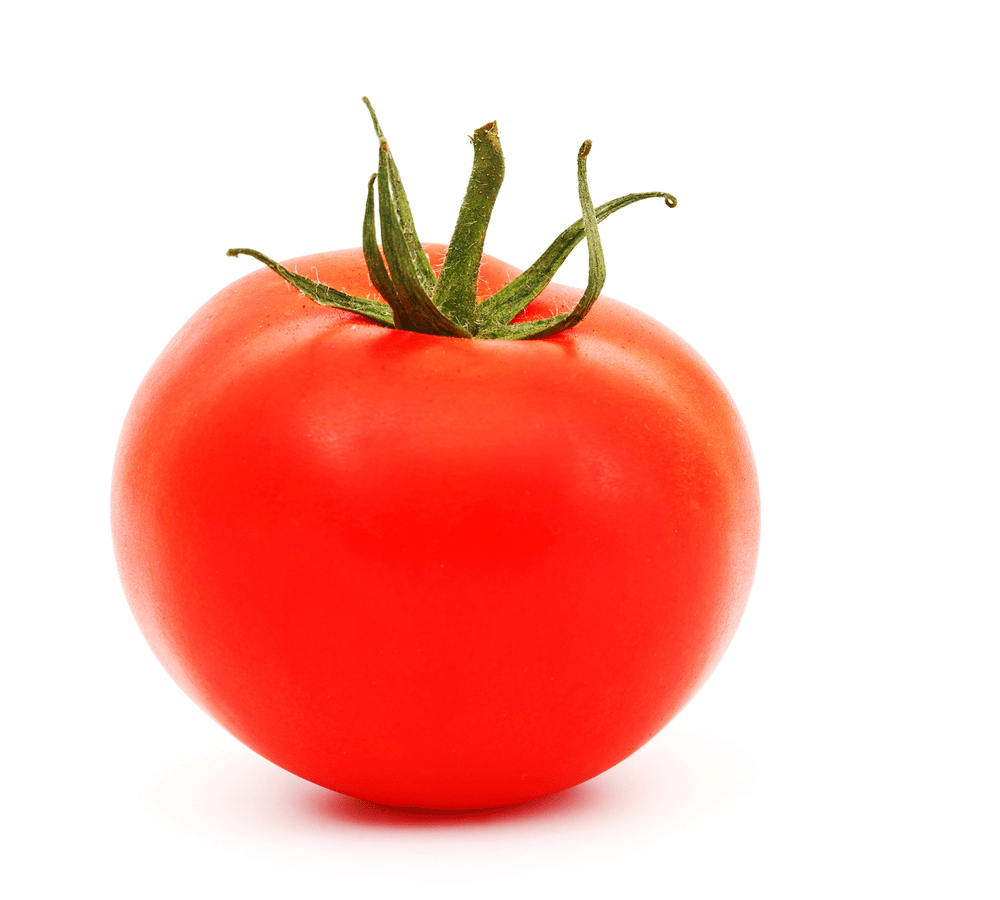
#> input picture source/Resources/Otras/2.jpg, 1000 x 900 px, found by its file name
$ python contornos.py   (older library calls are emulated)
#> lines starting #> are read from the running program, lines starting #| are printed output that depends on the picture; after the words box and inside, x2 and y2 are one past the last pixel; in counts of white or black regions, pixels touching at a corner belong together
#!/usr/bin/env python
# -*- coding: utf-8 -*-

import cv2
#mpl.use('Qt4Agg')
import numpy as np
import os

def encontrarContornoMayor(vectorContornos):
	"""Encuentra el contorno con la mayor cantidad de puntos"""
	pocContorno=0
	tamContorno=0.
	for i in range(len(vectorContornos)):
		if(cv2.contourArea(vectorContornos[i])>tamContorno):
			pocContorno=i
			tamContorno=cv2.contourArea(vectorContornos[i])
		pass
	return [vectorContornos[pocContorno]]

fs=os.sep
imagen=cv2.imread('.'+fs+'Resources'+fs+'Etapas'+fs+'2.jpg')
#> imagen is the input picture: shape (900, 1000, 3); mean B, G, R 180.8, 188.8, 250.1

#cv2.imshow("Original",imagen)

grises=cv2.cvtColor(imagen, cv2.COLOR_BGR2GRAY)
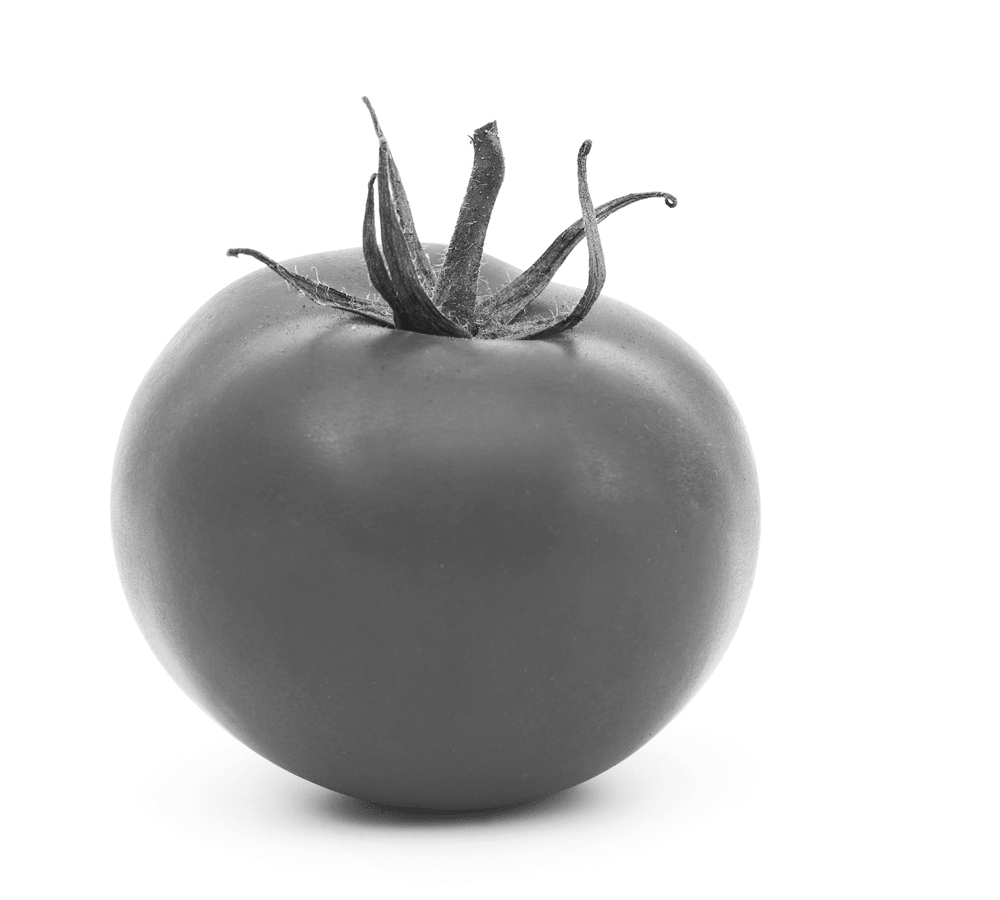
#> grises: shape (900, 1000); min 30, max 255, mean 206.2
tamMatriz=3#7
gaussiana = cv2.GaussianBlur(grises, (tamMatriz, tamMatriz), 0)


puntoMedio=127#127
desviacion=16#16
canny = cv2.Canny(gaussiana, puntoMedio-desviacion, puntoMedio+desviacion)
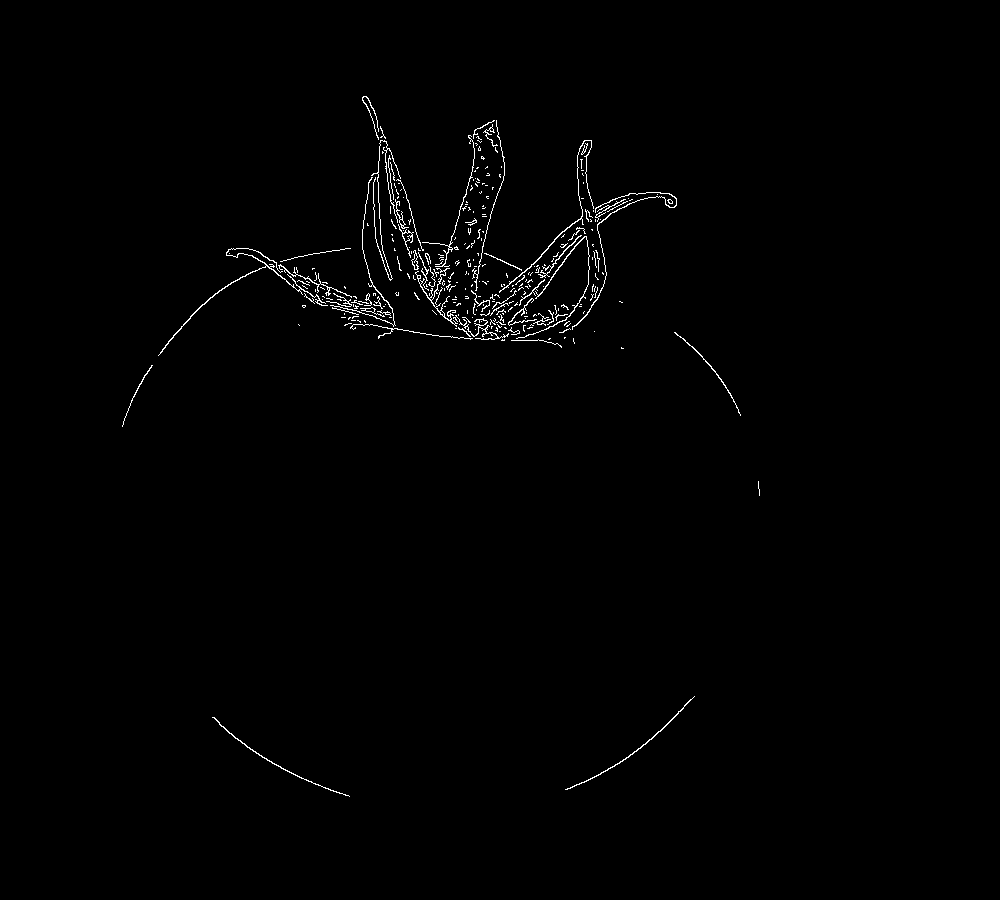
#> canny: shape (900, 1000); 0.8% white in thin lines or dots, all inside (x1, y1, x2, y2) = (122, 96, 760, 797)

(imgModificada, contornos,jerarquia) = cv2.findContours(canny.copy(), cv2.RETR_EXTERNAL, cv2.CHAIN_APPROX_SIMPLE)
#> contornos = 293 contours, 273 with area under 20; largest, box (x1, y1, x2, y2) and area: (158, 248, 328, 356) 149, (565, 696, 695, 790) 87, (415, 268, 458, 327) 84, (499, 140, 594, 293) 79, (516, 236, 590, 339) 76; jerarquia = 293 rows, first 6: [1, -1, -1, -1], [2, 0, -1, -1], [3, 1, -1, -1], [4, 2, -1, -1], [5, 3, -1, -1], [6, 4, -1, -1]

# Mostramos el número de monedas por consola
print("He encontrado {} objetos".format(len(contornos)))
#| He encontrado 293 objetos


contornoMayor=encontrarContornoMayor(contornos)
#> the loop in encontrarContornoMayor, `for i in range(len(vectorContornos)):` made 293 passes
#> tamContorno on passes 1, 2, 196: 72, 87, 149
#> after the loop in encontrarContornoMayor, `for i in range(len(vectorContornos)):`: pocContorno = 195; tamContorno = 149
#> contornoMayor = 1 contour; box (x1, y1, x2, y2) and area: (158, 248, 328, 356) 149
print ("Area",cv2.contourArea(contornoMayor[0]))
#| Area 149.0


#cv2.imshow('Grises',grises)
#cv2.imshow('Gaussiana',gaussiana)
cv2.imshow('Canny',canny)
#cv2.imshow('Contorno mayor',contornoMayor)


cv2.drawContours(imagen,contornoMayor,-1,(128,0,0), 2)
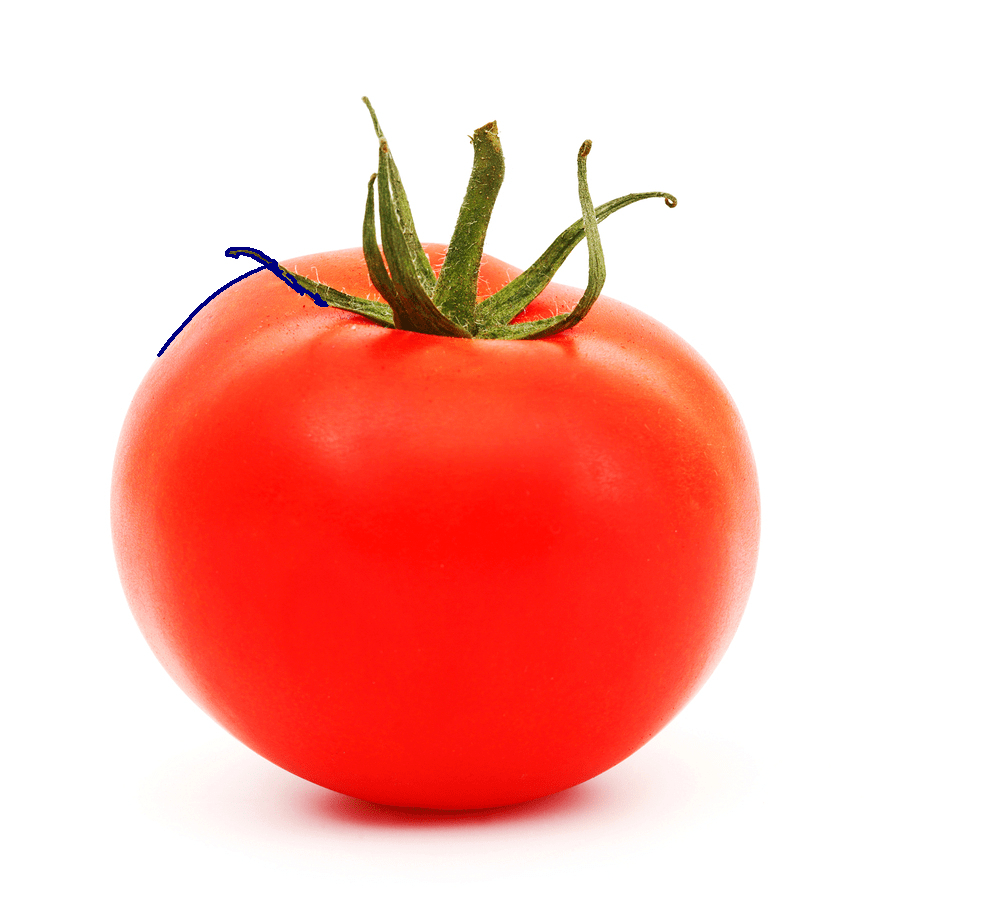
#> imagen: shape (900, 1000, 3); 0.16% of pixels changed, all inside (x1, y1, x2, y2) = (157, 247, 329, 357)
#cv2.drawContours(imagen,contornos,-1,(0,0,0), 2)
cv2.imshow("Contornos", imagen)


cv2.waitKey(0)
cv2.destroyAllWindows()

$ run again, with source/Resources/Otras/3.jpg copied over source/Resources/Otras/2.jpg
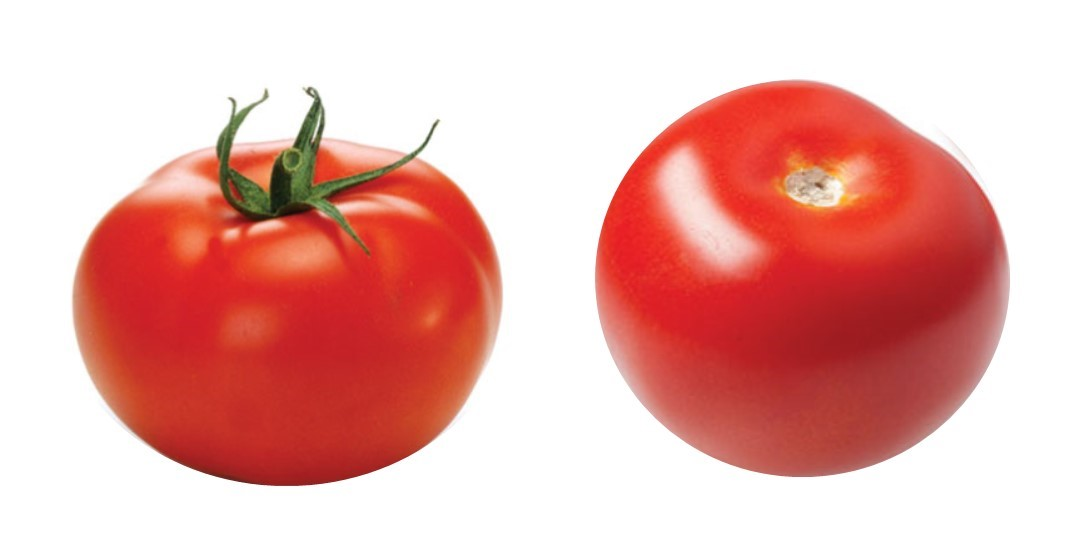
#> input picture source/Resources/Otras/3.jpg, 1088 x 556 px, found by its file name
#> imagen is the input picture: shape (556, 1088, 3); mean B, G, R 174.5, 179, 233.9
#> `canny = cv2.Canny(gaussiana, puntoMedio-desviacion, puntoMedio+desviac..`:
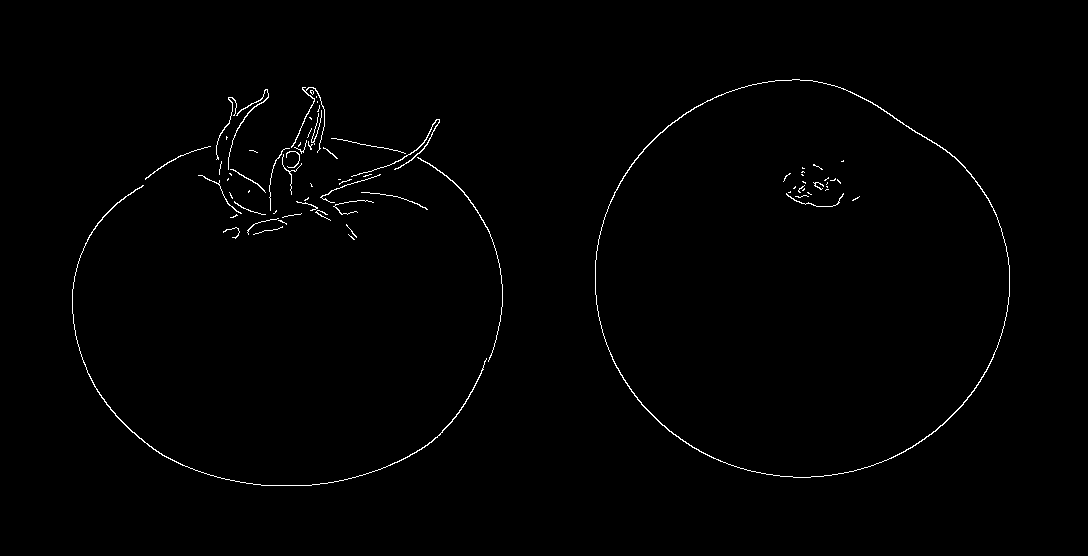
#> canny: shape (556, 1088); 0.8% white in thin lines or dots, all inside (x1, y1, x2, y2) = (72, 79, 1010, 486)
#> contornos = 52 contours, 43 with area under 20; largest, box (x1, y1, x2, y2) and area: (595, 79, 1010, 478) 127347, (72, 185, 487, 486) 196, (351, 119, 440, 177) 66, (417, 157, 503, 362) 62, (228, 89, 269, 170) 46; jerarquia = 52 rows, first 6: [1, -1, -1, -1], [2, 0, -1, -1], [3, 1, -1, -1], [4, 2, -1, -1], [5, 3, -1, -1], [6, 4, -1, -1]
#| He encontrado 52 objetos
#> the loop in encontrarContornoMayor, `for i in range(len(vectorContornos)):` made 52 passes
#> tamContorno on passes 1, 2, 9, 12, 18, 52: 3, 6.5, 8, 8.5, 196.5, 127347
#> after the loop in encontrarContornoMayor, `for i in range(len(vectorContornos)):`: pocContorno = 51; tamContorno = 127347
#> contornoMayor = 1 contour; box (x1, y1, x2, y2) and area: (595, 79, 1010, 478) 127347
#| Area 127347.0
#> `cv2.drawContours(imagen,contornoMayor,-1,(128,0,0), 2)`:
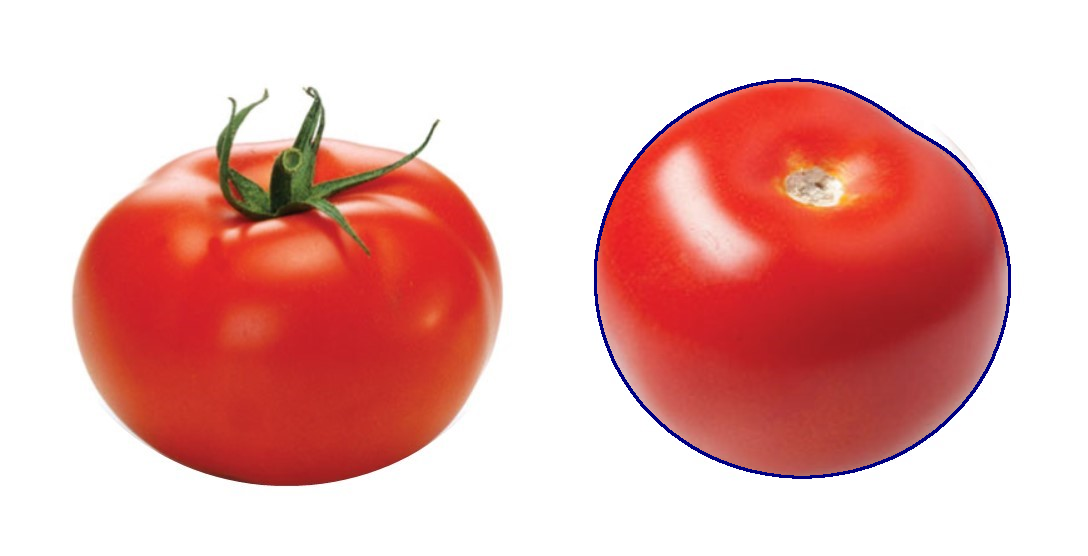
#> imagen: shape (556, 1088, 3); 0.72% of pixels changed, all inside (x1, y1, x2, y2) = (594, 78, 1011, 479)

$ run again, with source/Resources/Otras/4.jpg copied over source/Resources/Otras/2.jpg
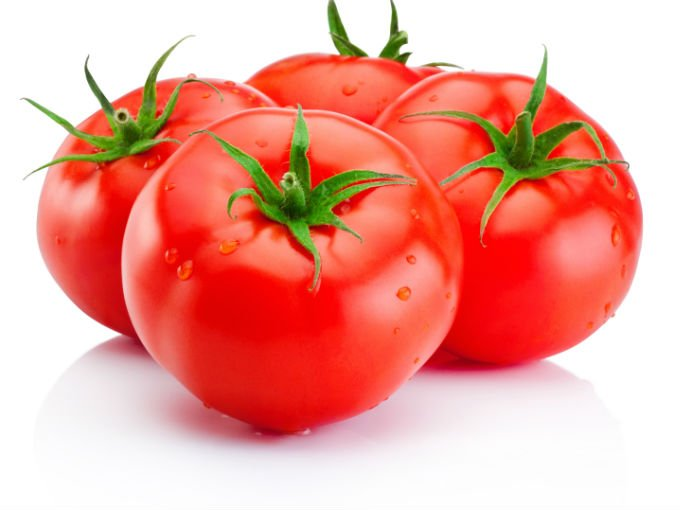
#> input picture source/Resources/Otras/4.jpg, 680 x 510 px, found by its file name
#> imagen is the input picture: shape (510, 680, 3); mean B, G, R 150.4, 161.4, 237.9
#> `canny = cv2.Canny(gaussiana, puntoMedio-desviacion, puntoMedio+desviac..`:
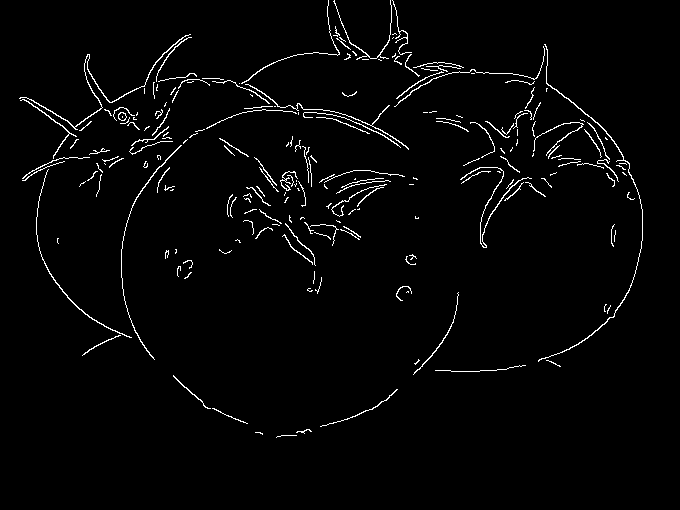
#> canny: shape (510, 680); 2.3% white in thin lines or dots, all inside (x1, y1, x2, y2) = (19, 0, 643, 438)
#> contornos = 213 contours, 190 with area under 20; largest, box (x1, y1, x2, y2) and area: (19, 34, 191, 130) 136, (538, 44, 643, 362) 133, (245, 84, 409, 150) 70, (121, 145, 182, 360) 68, (460, 167, 532, 248) 68; jerarquia = 213 rows, first 6: [1, -1, -1, -1], [2, 0, -1, -1], [3, 1, -1, -1], [4, 2, -1, -1], [5, 3, -1, -1], [6, 4, -1, -1]
#| He encontrado 213 objetos
#> the loop in encontrarContornoMayor, `for i in range(len(vectorContornos)):` made 213 passes
#> tamContorno on passes 2, 3, 4, 5, 6, 13, 89, 90: 1.5, 8, 10, 27, 29.5, 35.5, 64.5, 67.5
#> after the loop in encontrarContornoMayor, `for i in range(len(vectorContornos)):`: pocContorno = 207; tamContorno = 136.5
#> contornoMayor = 1 contour; box (x1, y1, x2, y2) and area: (19, 34, 191, 130) 136
#| Area 136.5
#> `cv2.drawContours(imagen,contornoMayor,-1,(128,0,0), 2)`:
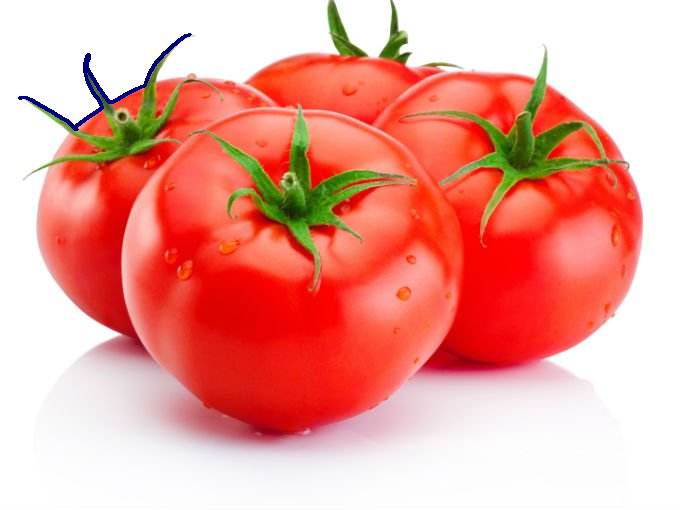
#> imagen: shape (510, 680, 3); 0.37% of pixels changed, all inside (x1, y1, x2, y2) = (18, 33, 192, 131)
